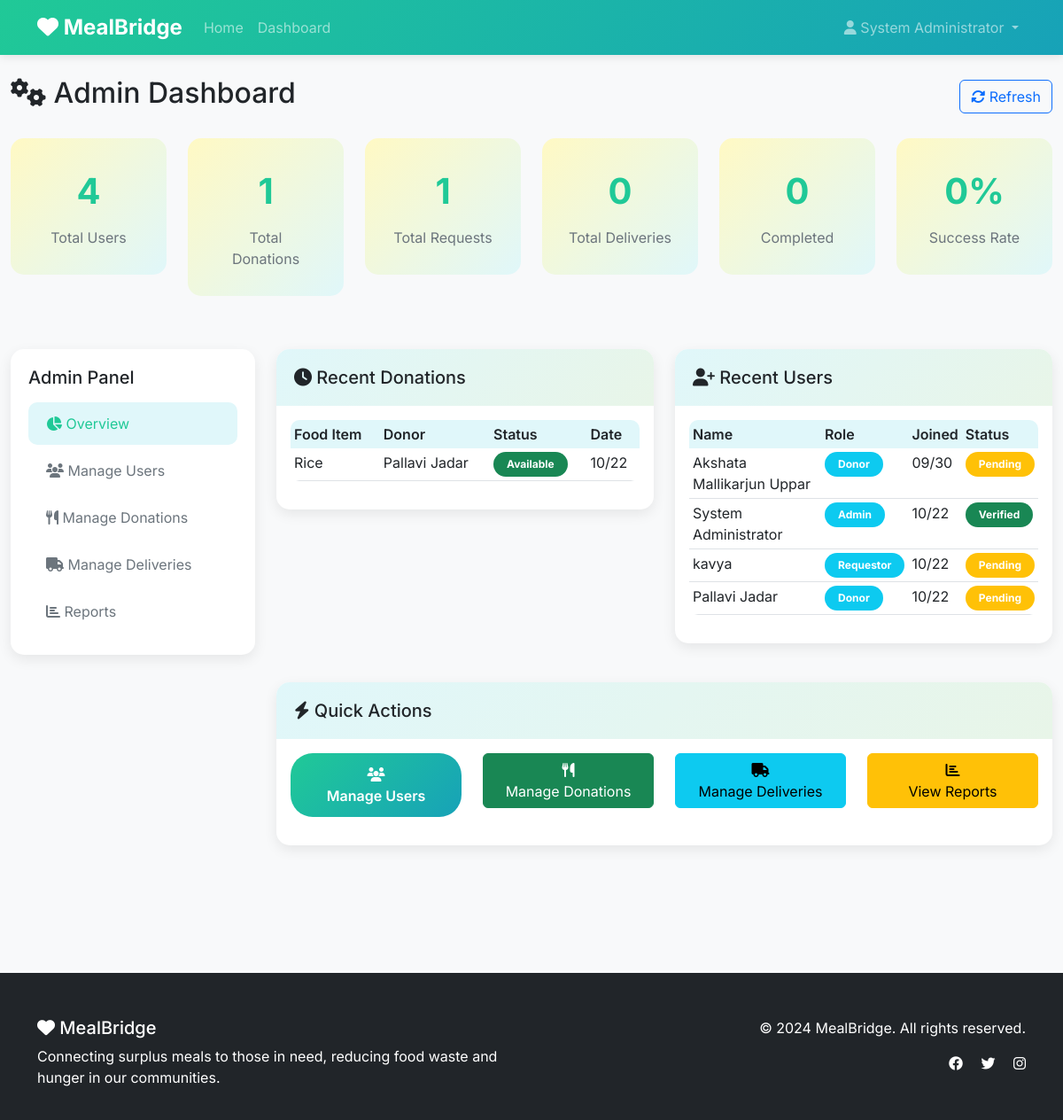
The app's page /admin/dashboard (signed in) with its own data.
### models.py (models this page shows)
class User(UserMixin, db.Model):
    id = db.Column(db.Integer, primary_key=True)
    username = db.Column(db.String(80), unique=True, nullable=False)
    email = db.Column(db.String(120), unique=True, nullable=False)
    password_hash = db.Column(db.String(120), nullable=False)
    role = db.Column(db.String(20), nullable=False)  # donor, requestor, delivery_partner, admin
    full_name = db.Column(db.String(100), nullable=False)
    phone = db.Column(db.String(20))
    address = db.Column(db.Text)
    latitude = db.Column(db.Float)
    longitude = db.Column(db.Float)
    is_verified = db.Column(db.Boolean, default=False)
    created_at = db.Column(db.DateTime, default=datetime.utcnow)
    donations = db.relationship('Donation', backref='donor', lazy=True)
    requests = db.relationship('Request', backref='requestor', lazy=True)
    deliveries = db.relationship('Delivery', backref='delivery_partner', lazy=True)

class Donation(db.Model):
    id = db.Column(db.Integer, primary_key=True)
    food_name = db.Column(db.String(100), nullable=False)
    quantity = db.Column(db.String(50), nullable=False)
    food_type = db.Column(db.String(50), nullable=False)  # prepared, raw, packaged
    description = db.Column(db.Text)
    location = db.Column(db.String(200), nullable=False)
    latitude = db.Column(db.Float)
    longitude = db.Column(db.Float)
    expiry_date_time = db.Column(db.DateTime, nullable=False)
    contact_info = db.Column(db.String(200))
    image_url = db.Column(db.String(200))
    status = db.Column(db.String(20), default='available')  # available, claimed, expired
    donor_id = db.Column(db.Integer, db.ForeignKey('user.id'), nullable=False)
    created_at = db.Column(db.DateTime, default=datetime.utcnow)
    requests = db.relationship('Request', backref='donation', lazy=True)
    deliveries = db.relationship('Delivery', backref='donation', lazy=True)

### routes.py (the view)
    @app.route('/admin/dashboard')
    @login_required
    def admin_dashboard():
        if current_user.role != 'admin':
            flash('Access denied!', 'error')
            return redirect(url_for('index'))
        total_users = User.query.count()
        total_donations = Donation.query.count()
        total_requests = Request.query.count()
        total_deliveries = Delivery.query.count()
        completed_deliveries = Delivery.query.filter_by(status='delivered').count()
        recent_donations = Donation.query.order_by(Donation.created_at.desc()).limit(10).all()
        recent_users = User.query.order_by(User.created_at.desc()).limit(10).all()
        return render_template('admin/dashboard.html',
                             total_users=total_users,
                             total_donations=total_donations,
                             total_requests=total_requests,
                             total_deliveries=total_deliveries,
                             completed_deliveries=completed_deliveries,
                             recent_donations=recent_donations,
                             recent_users=recent_users)

### templates/admin/dashboard.html (shortened to what this page needs)
{% extends "base.html" %}
{% block content %}
<div class="container-fluid py-4">
    <div class="row">
        <div class="col-12">
            <div class="d-flex justify-content-between align-items-center mb-4">
                <h2><i class="fas fa-cogs"></i> Admin Dashboard</h2>
                <div class="d-flex gap-2">
                    <button class="btn btn-outline-primary" onclick="refreshData()">
                        <i class="fas fa-sync-alt"></i> Refresh
                    </button>
                </div>
            </div>
        </div>
    </div>
    <div class="row mb-4">
        <div class="col-md-2 mb-3">
            <div class="stats-card">
                <div class="stats-number">{{ total_users }}</div>
                <div class="stats-label">Total Users</div>
            </div>
        </div>
        <div class="col-md-2 mb-3">
            <div class="stats-card">
                <div class="stats-number">{{ total_donations }}</div>
                <div class="stats-label">Total Donations</div>
            </div>
        </div>
        <div class="col-md-2 mb-3">
            <div class="stats-card">
                <div class="stats-number">{{ total_requests }}</div>
                <div class="stats-label">Total Requests</div>
            </div>
        </div>
        <div class="col-md-2 mb-3">
            <div class="stats-card">
                <div class="stats-number">{{ total_deliveries }}</div>
                <div class="stats-label">Total Deliveries</div>
            </div>
        </div>
        <div class="col-md-2 mb-3">
            <div class="stats-card">
                <div class="stats-number">{{ completed_deliveries }}</div>
                <div class="stats-label">Completed</div>
            </div>
        </div>
        <div class="col-md-2 mb-3">
            <div class="stats-card">
                <div class="stats-number">{{ (completed_deliveries / total_deliveries * 100) | round(1) if total_deliveries > 0 else 0 }}%</div>
                <div class="stats-label">Success Rate</div>
            </div>
        </div>
    </div>
    <div class="row">
        <div class="col-lg-3">
            <div class="sidebar">
                <h5 class="mb-3">Admin Panel</h5>
                <ul class="nav flex-column">
                    <li class="nav-item">
                        <a class="nav-link active" href="#" onclick="showSection('overview')">
                            <i class="fas fa-chart-pie"></i> Overview
                        </a>
                    </li>
                    <li class="nav-item">
                        <a class="nav-link" href="#" onclick="showSection('users')">
                            <i class="fas fa-users"></i> Manage Users
                        </a>
                    </li>
                    <li class="nav-item">
                        <a class="nav-link" href="#" onclick="showSection('donations')">
                            <i class="fas fa-utensils"></i> Manage Donations
                        </a>
                    </li>
                    <li class="nav-item">
                        <a class="nav-link" href="#" onclick="showSection('deliveries')">
                            <i class="fas fa-truck"></i> Manage Deliveries
                        </a>
                    </li>
                    <li class="nav-item">
                        <a class="nav-link" href="#" onclick="showSection('reports')">
                            <i class="fas fa-chart-bar"></i> Reports
                        </a>
                    </li>
                </ul>
            </div>
        </div>
        <div class="col-lg-9">
            <div id="overviewSection" class="admin-section">
                <div class="row">
                    <div class="col-md-6 mb-4">
                        <div class="card">
                            <div class="card-header">
                                <h5 class="mb-0"><i class="fas fa-clock"></i> Recent Donations</h5>
                            </div>
                            <div class="card-body">
                                {% if recent_donations %}
                                    <div class="table-responsive">
                                        <table class="table table-sm">
                                            <thead>
                                                <tr>
                                                    <th>Food Item</th>
                                                    <th>Donor</th>
                                                    <th>Status</th>
                                                    <th>Date</th>
                                                </tr>
                                            </thead>
                                            <tbody>
                                                {% for donation in recent_donations %}
                                                <tr>
                                                    <td>{{ donation.food_name }}</td>
                                                    <td>{{ donation.donor.full_name }}</td>
                                                    <td>
                                                        {% if donation.status == 'available' %}
                                                            <span class="badge bg-success">Available</span>
                                                        {% elif donation.status == 'claimed' %}
                                                            <span class="badge bg-primary">Claimed</span>
                                                        {% else %}
                                                            <span class="badge bg-danger">Expired</span>
                                                        {% endif %}
                                                    </td>
                                                    <td>{{ donation.created_at.strftime('%m/%d') }}</td>
                                                </tr>
                                                {% endfor %}
                                            </tbody>
                                        </table>
                                    </div>
                                {% else %}
                                    <p class="text-muted">No recent donations</p>
                                {% endif %}
                            </div>
                        </div>
                    </div>
                    <div class="col-md-6 mb-4">
                        <div class="card">
                            <div class="card-header">
                                <h5 class="mb-0"><i class="fas fa-user-plus"></i> Recent Users</h5>
                            </div>
                            <div class="card-body">
                                {% if recent_users %}
                                    <div class="table-responsive">
                                        <table class="table table-sm">
                                            <thead>
                                                <tr>
                                                    <th>Name</th>
                                                    <th>Role</th>
                                                    <th>Joined</th>
                                                    <th>Status</th>
                                                </tr>
                                            </thead>
                                            <tbody>
                                                {% for user in recent_users %}
                                                <tr>
                                                    <td>{{ user.full_name }}</td>
                                                    <td>
                                                        <span class="badge bg-info">{{ user.role|title }}</span>
                                                    </td>
                                                    <td>{{ user.created_at.strftime('%m/%d') }}</td>
                                                    <td>
                                                        {% if user.is_verified %}
                                                            <span class="badge bg-success">Verified</span>
                                                        {% else %}
                                                            <span class="badge bg-warning">Pending</span>
                                                        {% endif %}
                                                    </td>
                                                </tr>
                                                {% endfor %}
                                            </tbody>
                                        </table>
                                    </div>
                                {% else %}
                                    <p class="text-muted">No recent users</p>
                                {% endif %}
                            </div>
                        </div>
                    </div>
                </div>
                <div class="card">
                    <div class="card-header">
                        <h5 class="mb-0"><i class="fas fa-bolt"></i> Quick Actions</h5>
                    </div>
                    <div class="card-body">
                        <div class="row">
                            <div class="col-md-3 mb-3">
                                <button class="btn btn-primary w-100" onclick="showSection('users')">
                                    <i class="fas fa-users"></i><br>Manage Users
                                </button>
                            </div>
                            <div class="col-md-3 mb-3">
                                <button class="btn btn-success w-100" onclick="showSection('donations')">
                                    <i class="fas fa-utensils"></i><br>Manage Donations
                                </button>
                            </div>
                            <div class="col-md-3 mb-3">
                                <button class="btn btn-info w-100" onclick="showSection('deliveries')">
                                    <i class="fas fa-truck"></i><br>Manage Deliveries
                                </button>
                            </div>
                            <div class="col-md-3 mb-3">
                                <button class="btn btn-warning w-100" onclick="showSection('reports')">
                                    <i class="fas fa-chart-bar"></i><br>View Reports
                                </button>
                            </div>
                        </div>
                    </div>
                </div>
            </div>
        </div>
    </div>
</div>
{% endblock %}

### templates/base.html (shortened to what this page needs)
<!DOCTYPE html>
<html lang="en">
<head>
    <link href="https://cdn.jsdelivr.net/npm/bootstrap@5.3.0/dist/css/bootstrap.min.css" rel="stylesheet">
    <link href="https://cdnjs.cloudflare.com/ajax/libs/font-awesome/6.4.0/css/all.min.css" rel="stylesheet">
</head>
<body>
    <nav class="navbar navbar-expand-lg navbar-dark">
        <div class="container">
            <a class="navbar-brand" href="{{ url_for('index') }}">
                <i class="fas fa-heart"></i> MealBridge
            </a>
            <div class="collapse navbar-collapse" id="navbarNav">
                <ul class="navbar-nav me-auto">
                    <li class="nav-item">
                        <a class="nav-link" href="{{ url_for('index') }}">Home</a>
                    </li>
                    {% if current_user.is_authenticated %}
                        <li class="nav-item">
                            <a class="nav-link" href="{{ url_for('dashboard') }}">Dashboard</a>
                        </li>
                    {% endif %}
                </ul>
                <ul class="navbar-nav">
                    {% if current_user.is_authenticated %}
                        <li class="nav-item dropdown">
                            <a class="nav-link dropdown-toggle" href="#" id="navbarDropdown" role="button" data-bs-toggle="dropdown">
                                <i class="fas fa-user"></i> {{ current_user.full_name }}
                            </a>
                        </li>
                    {% endif %}
                </ul>
            </div>
        </div>
    </nav>
    <main>
        {% block content %}{% endblock %}
    </main>
    <footer class="footer">
        <div class="container">
            <div class="row">
                <div class="col-md-6">
                    <h5><i class="fas fa-heart"></i> MealBridge</h5>
                    <p>Connecting surplus meals to those in need, reducing food waste and hunger in our communities.</p>
                </div>
                <div class="col-md-6 text-md-end">
                    <p>&copy; 2024 MealBridge. All rights reserved.</p>
                    <div class="social-links">
                        <a href="#" class="text-white me-3"><i class="fab fa-facebook"></i></a>
                        <a href="#" class="text-white me-3"><i class="fab fa-twitter"></i></a>
                        <a href="#" class="text-white"><i class="fab fa-instagram"></i></a>
                    </div>
                </div>
            </div>
        </div>
    </footer>
</body>
</html>

### records on screen
User: full_name "System Administrator", role "Admin", created_at "10/22", is_verified "Verified"
Donation: food_name "Rice", donor.full_name "Pallavi Jadar", status "Available", created_at "10/22"
User: full_name "Akshata Mallikarjun Uppar", role "Donor", created_at "09/30", is_verified "Pending"
User: full_name "kavya", role "Requestor", created_at "10/22", is_verified "Pending"
User: full_name "Pallavi Jadar", role "Donor", created_at "10/22", is_verified "Pending"

### other values on screen
{{ total_users }} "4"
{{ total_donations }} "1"
{{ total_requests }} "1"
{{ total_deliveries }} "0"
{{ completed_deliveries }} "0"
